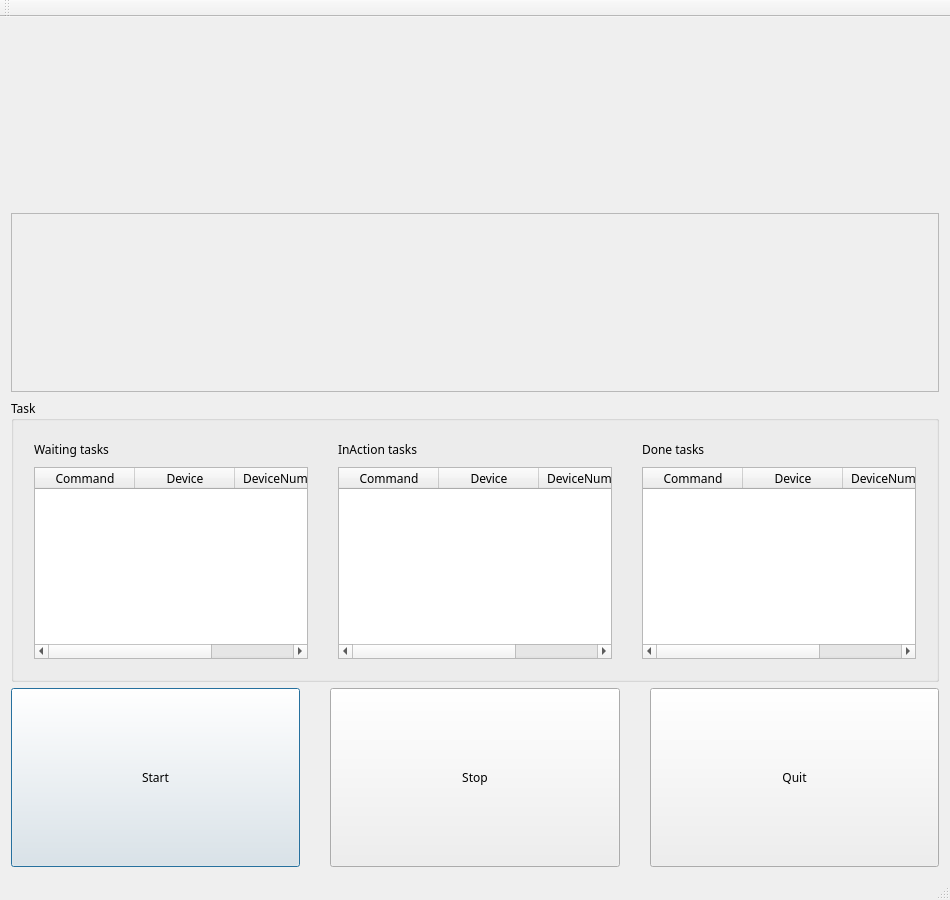
<?xml version="1.0" encoding="UTF-8"?>
<ui version="4.0">
 <class>MainWindow</class>
 <widget class="QMainWindow" name="MainWindow">
  <property name="geometry">
   <rect>
    <x>0</x>
    <y>0</y>
    <width>950</width>
    <height>900</height>
   </rect>
  </property>
  <property name="minimumSize">
   <size>
    <width>950</width>
    <height>800</height>
   </size>
  </property>
  <property name="font">
   <font>
    <family>Microsoft JhengHei</family>
   </font>
  </property>
  <property name="windowTitle">
   <string>Robot_v1</string>
  </property>
  <property name="windowIcon">
   <iconset resource="myresourse.qrc">
    <normaloff>:/lights/IMG_Robot.png</normaloff>:/lights/IMG_Robot.png</iconset>
  </property>
  <widget class="QWidget" name="centralWidget">
   <layout class="QGridLayout" name="gridLayout">
    <item row="0" column="0">
     <widget class="Ccd" name="ccd" native="true">
      <property name="maximumSize">
       <size>
        <width>16777215</width>
        <height>16777215</height>
       </size>
      </property>
     </widget>
    </item>
    <item row="0" column="1">
     <widget class="Robot" name="robot" native="true">
      <property name="maximumSize">
       <size>
        <width>16777215</width>
        <height>16777215</height>
       </size>
      </property>
     </widget>
    </item>
    <item row="0" column="2">
     <widget class="QLabel" name="label_4">
      <property name="maximumSize">
       <size>
        <width>16777215</width>
        <height>16777215</height>
       </size>
      </property>
      <property name="text">
       <string/>
      </property>
      <property name="pixmap">
       <pixmap resource="myresourse.qrc">:/lights/IMG_Logo.gif</pixmap>
      </property>
      <property name="alignment">
       <set>Qt::AlignCenter</set>
      </property>
     </widget>
    </item>
    <item row="2" column="0" colspan="3">
     <widget class="QGroupBox" name="GroupBox_Task">
      <property name="title">
       <string>Task</string>
      </property>
      <property name="alignment">
       <set>Qt::AlignLeading|Qt::AlignLeft|Qt::AlignVCenter</set>
      </property>
      <property name="flat">
       <bool>false</bool>
      </property>
      <layout class="QGridLayout" name="gridLayout_2">
       <property name="leftMargin">
        <number>20</number>
       </property>
       <property name="topMargin">
        <number>20</number>
       </property>
       <property name="rightMargin">
        <number>20</number>
       </property>
       <property name="bottomMargin">
        <number>20</number>
       </property>
       <property name="horizontalSpacing">
        <number>30</number>
       </property>
       <property name="verticalSpacing">
        <number>9</number>
       </property>
       <item row="0" column="1">
        <widget class="QLabel" name="label_2">
         <property name="text">
          <string>InAction tasks</string>
         </property>
        </widget>
       </item>
       <item row="0" column="2">
        <widget class="QLabel" name="label_3">
         <property name="font">
          <font>
           <family>Microsoft JhengHei</family>
          </font>
         </property>
         <property name="text">
          <string>Done tasks</string>
         </property>
        </widget>
       </item>
       <item row="1" column="0">
        <widget class="QTableWidget" name="tableWidget_Waiting">
         <property name="sizePolicy">
          <sizepolicy hsizetype="Preferred" vsizetype="Preferred">
           <horstretch>0</horstretch>
           <verstretch>0</verstretch>
          </sizepolicy>
         </property>
         <property name="minimumSize">
          <size>
           <width>0</width>
           <height>130</height>
          </size>
         </property>
         <property name="maximumSize">
          <size>
           <width>400</width>
           <height>16777215</height>
          </size>
         </property>
         <property name="font">
          <font>
           <family>Microsoft JhengHei</family>
          </font>
         </property>
         <property name="statusTip">
          <string>Show the tasks waiting to excute.</string>
         </property>
         <column>
          <property name="text">
           <string>Command</string>
          </property>
         </column>
         <column>
          <property name="text">
           <string>Device</string>
          </property>
         </column>
         <column>
          <property name="text">
           <string>DeviceNumber</string>
          </property>
         </column>
        </widget>
       </item>
       <item row="0" column="0">
        <widget class="QLabel" name="label">
         <property name="text">
          <string>Waiting tasks</string>
         </property>
        </widget>
       </item>
       <item row="1" column="1">
        <widget class="QTableWidget" name="tableWidget_InAction">
         <property name="sizePolicy">
          <sizepolicy hsizetype="Preferred" vsizetype="Preferred">
           <horstretch>0</horstretch>
           <verstretch>0</verstretch>
          </sizepolicy>
         </property>
         <property name="minimumSize">
          <size>
           <width>0</width>
           <height>130</height>
          </size>
         </property>
         <property name="maximumSize">
          <size>
           <width>400</width>
           <height>16777215</height>
          </size>
         </property>
         <property name="statusTip">
          <string>Show the excuting tasks. </string>
         </property>
         <column>
          <property name="text">
           <string>Command</string>
          </property>
         </column>
         <column>
          <property name="text">
           <string>Device</string>
          </property>
         </column>
         <column>
          <property name="text">
           <string>DeviceNumber</string>
          </property>
         </column>
        </widget>
       </item>
       <item row="1" column="2">
        <widget class="QTableWidget" name="tableWidget_Done">
         <property name="sizePolicy">
          <sizepolicy hsizetype="Preferred" vsizetype="Preferred">
           <horstretch>0</horstretch>
           <verstretch>0</verstretch>
          </sizepolicy>
         </property>
         <property name="minimumSize">
          <size>
           <width>0</width>
           <height>130</height>
          </size>
         </property>
         <property name="maximumSize">
          <size>
           <width>400</width>
           <height>16777215</height>
          </size>
         </property>
         <property name="statusTip">
          <string>Show the tasks already finished.</string>
         </property>
         <column>
          <property name="text">
           <string>Command</string>
          </property>
         </column>
         <column>
          <property name="text">
           <string>Device</string>
          </property>
         </column>
         <column>
          <property name="text">
           <string>DeviceNumber</string>
          </property>
         </column>
        </widget>
       </item>
      </layout>
     </widget>
    </item>
    <item row="3" column="0" colspan="3">
     <layout class="QHBoxLayout" name="horizontalLayout">
      <property name="spacing">
       <number>30</number>
      </property>
      <item>
       <widget class="QPushButton" name="Button_Start">
        <property name="sizePolicy">
         <sizepolicy hsizetype="Preferred" vsizetype="Preferred">
          <horstretch>0</horstretch>
          <verstretch>0</verstretch>
         </sizepolicy>
        </property>
        <property name="minimumSize">
         <size>
          <width>0</width>
          <height>35</height>
         </size>
        </property>
        <property name="maximumSize">
         <size>
          <width>300</width>
          <height>16777215</height>
         </size>
        </property>
        <property name="statusTip">
         <string>Start running robot tasks from waiting list.</string>
        </property>
        <property name="text">
         <string>Start</string>
        </property>
        <property name="autoDefault">
         <bool>true</bool>
        </property>
        <property name="default">
         <bool>true</bool>
        </property>
       </widget>
      </item>
      <item>
       <widget class="QPushButton" name="Button_Stop">
        <property name="sizePolicy">
         <sizepolicy hsizetype="Preferred" vsizetype="Preferred">
          <horstretch>0</horstretch>
          <verstretch>0</verstretch>
         </sizepolicy>
        </property>
        <property name="minimumSize">
         <size>
          <width>0</width>
          <height>35</height>
         </size>
        </property>
        <property name="maximumSize">
         <size>
          <width>300</width>
          <height>16777215</height>
         </size>
        </property>
        <property name="statusTip">
         <string>Stop running robot tasks.</string>
        </property>
        <property name="text">
         <string>Stop</string>
        </property>
       </widget>
      </item>
      <item>
       <widget class="QPushButton" name="Button_Quit">
        <property name="sizePolicy">
         <sizepolicy hsizetype="Preferred" vsizetype="Preferred">
          <horstretch>0</horstretch>
          <verstretch>0</verstretch>
         </sizepolicy>
        </property>
        <property name="minimumSize">
         <size>
          <width>0</width>
          <height>35</height>
         </size>
        </property>
        <property name="maximumSize">
         <size>
          <width>300</width>
          <height>16777215</height>
         </size>
        </property>
        <property name="statusTip">
         <string>Quit the application.</string>
        </property>
        <property name="text">
         <string>Quit</string>
        </property>
       </widget>
      </item>
     </layout>
    </item>
    <item row="1" column="0" colspan="3">
     <widget class="QScrollArea" name="scrollArea">
      <property name="sizePolicy">
       <sizepolicy hsizetype="Preferred" vsizetype="Preferred">
        <horstretch>0</horstretch>
        <verstretch>0</verstretch>
       </sizepolicy>
      </property>
      <property name="minimumSize">
       <size>
        <width>0</width>
        <height>0</height>
       </size>
      </property>
      <property name="maximumSize">
       <size>
        <width>16777215</width>
        <height>355</height>
       </size>
      </property>
      <property name="widgetResizable">
       <bool>true</bool>
      </property>
      <widget class="QWidget" name="scrollAreaWidgetContents">
       <property name="geometry">
        <rect>
         <x>0</x>
         <y>0</y>
         <width>930</width>
         <height>173</height>
        </rect>
       </property>
      </widget>
     </widget>
    </item>
   </layout>
  </widget>
  <widget class="QMenuBar" name="menuBar">
   <property name="geometry">
    <rect>
     <x>0</x>
     <y>0</y>
     <width>950</width>
     <height>20</height>
    </rect>
   </property>
  </widget>
  <widget class="QToolBar" name="mainToolBar">
   <attribute name="toolBarArea">
    <enum>TopToolBarArea</enum>
   </attribute>
   <attribute name="toolBarBreak">
    <bool>false</bool>
   </attribute>
  </widget>
  <widget class="QStatusBar" name="statusBar">
   <property name="mouseTracking">
    <bool>false</bool>
   </property>
  </widget>
 </widget>
 <layoutdefault spacing="6" margin="11"/>
 <customwidgets>
  <customwidget>
   <class>Ccd</class>
   <extends>QWidget</extends>
   <header>ccd.h</header>
   <container>1</container>
  </customwidget>
  <customwidget>
   <class>Robot</class>
   <extends>QWidget</extends>
   <header>robot.h</header>
   <container>1</container>
  </customwidget>
 </customwidgets>
 <resources>
  <include location="myresourse.qrc"/>
 </resources>
 <connections/>
</ui>
